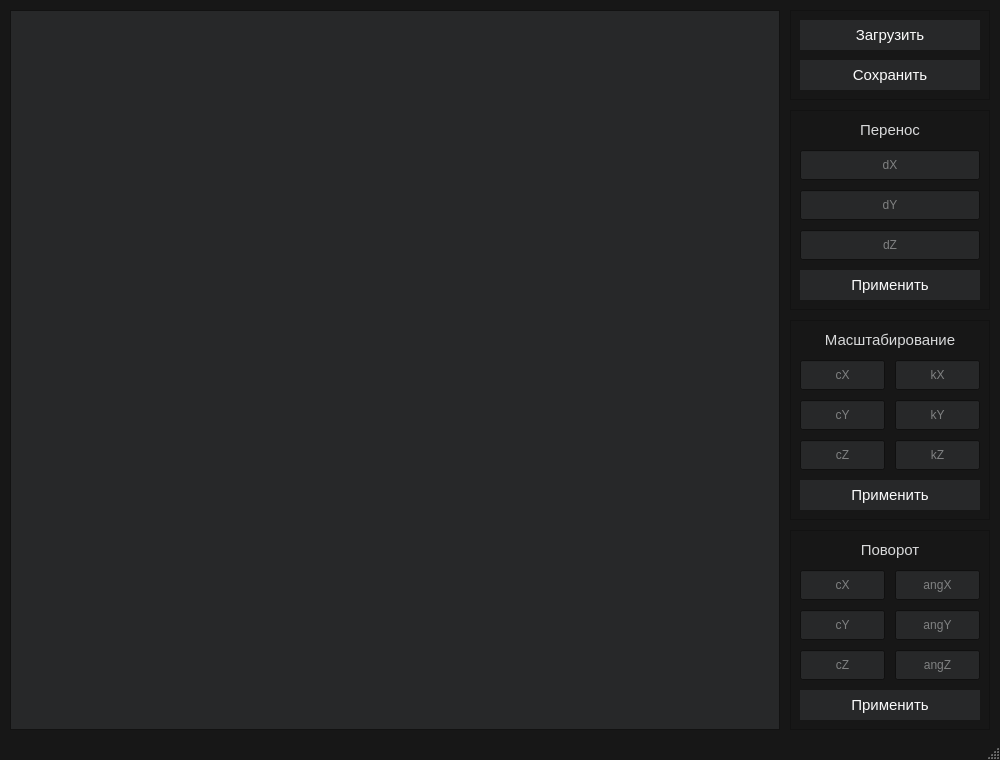
<?xml version="1.0" encoding="UTF-8"?>
<ui version="4.0">
 <class>MainWindow</class>
 <widget class="QMainWindow" name="MainWindow">
  <property name="geometry">
   <rect>
    <x>0</x>
    <y>0</y>
    <width>1000</width>
    <height>760</height>
   </rect>
  </property>
  <property name="sizePolicy">
   <sizepolicy hsizetype="Fixed" vsizetype="Fixed">
    <horstretch>0</horstretch>
    <verstretch>0</verstretch>
   </sizepolicy>
  </property>
  <property name="minimumSize">
   <size>
    <width>0</width>
    <height>0</height>
   </size>
  </property>
  <property name="maximumSize">
   <size>
    <width>1000000</width>
    <height>1000000</height>
   </size>
  </property>
  <property name="palette">
   <palette>
    <active>
     <colorrole role="WindowText">
      <brush brushstyle="SolidPattern">
       <color alpha="255">
        <red>216</red>
        <green>217</green>
        <blue>218</blue>
       </color>
      </brush>
     </colorrole>
     <colorrole role="Button">
      <brush brushstyle="SolidPattern">
       <color alpha="255">
        <red>39</red>
        <green>40</green>
        <blue>41</blue>
       </color>
      </brush>
     </colorrole>
     <colorrole role="Light">
      <brush brushstyle="SolidPattern">
       <color alpha="255">
        <red>216</red>
        <green>217</green>
        <blue>218</blue>
       </color>
      </brush>
     </colorrole>
     <colorrole role="Dark">
      <brush brushstyle="SolidPattern">
       <color alpha="255">
        <red>159</red>
        <green>159</green>
        <blue>159</blue>
       </color>
      </brush>
     </colorrole>
     <colorrole role="Mid">
      <brush brushstyle="SolidPattern">
       <color alpha="255">
        <red>184</red>
        <green>184</green>
        <blue>184</blue>
       </color>
      </brush>
     </colorrole>
     <colorrole role="Text">
      <brush brushstyle="SolidPattern">
       <color alpha="255">
        <red>251</red>
        <green>251</green>
        <blue>251</blue>
       </color>
      </brush>
     </colorrole>
     <colorrole role="ButtonText">
      <brush brushstyle="SolidPattern">
       <color alpha="255">
        <red>251</red>
        <green>251</green>
        <blue>251</blue>
       </color>
      </brush>
     </colorrole>
     <colorrole role="Base">
      <brush brushstyle="SolidPattern">
       <color alpha="255">
        <red>39</red>
        <green>40</green>
        <blue>41</blue>
       </color>
      </brush>
     </colorrole>
     <colorrole role="Window">
      <brush brushstyle="SolidPattern">
       <color alpha="255">
        <red>23</red>
        <green>23</green>
        <blue>23</blue>
       </color>
      </brush>
     </colorrole>
     <colorrole role="Shadow">
      <brush brushstyle="SolidPattern">
       <color alpha="255">
        <red>118</red>
        <green>118</green>
        <blue>118</blue>
       </color>
      </brush>
     </colorrole>
     <colorrole role="Highlight">
      <brush brushstyle="SolidPattern">
       <color alpha="255">
        <red>146</red>
        <green>136</green>
        <blue>248</blue>
       </color>
      </brush>
     </colorrole>
     <colorrole role="Link">
      <brush brushstyle="SolidPattern">
       <color alpha="255">
        <red>68</red>
        <green>119</green>
        <blue>206</blue>
       </color>
      </brush>
     </colorrole>
     <colorrole role="LinkVisited">
      <brush brushstyle="SolidPattern">
       <color alpha="255">
        <red>200</red>
        <green>142</green>
        <blue>167</blue>
       </color>
      </brush>
     </colorrole>
     <colorrole role="AlternateBase">
      <brush brushstyle="SolidPattern">
       <color alpha="255">
        <red>39</red>
        <green>40</green>
        <blue>41</blue>
       </color>
      </brush>
     </colorrole>
     <colorrole role="PlaceholderText">
      <brush brushstyle="SolidPattern">
       <color alpha="128">
        <red>216</red>
        <green>217</green>
        <blue>218</blue>
       </color>
      </brush>
     </colorrole>
    </active>
    <inactive>
     <colorrole role="WindowText">
      <brush brushstyle="SolidPattern">
       <color alpha="255">
        <red>216</red>
        <green>217</green>
        <blue>218</blue>
       </color>
      </brush>
     </colorrole>
     <colorrole role="Button">
      <brush brushstyle="SolidPattern">
       <color alpha="255">
        <red>39</red>
        <green>40</green>
        <blue>41</blue>
       </color>
      </brush>
     </colorrole>
     <colorrole role="Light">
      <brush brushstyle="SolidPattern">
       <color alpha="255">
        <red>216</red>
        <green>217</green>
        <blue>218</blue>
       </color>
      </brush>
     </colorrole>
     <colorrole role="Dark">
      <brush brushstyle="SolidPattern">
       <color alpha="255">
        <red>159</red>
        <green>159</green>
        <blue>159</blue>
       </color>
      </brush>
     </colorrole>
     <colorrole role="Mid">
      <brush brushstyle="SolidPattern">
       <color alpha="255">
        <red>184</red>
        <green>184</green>
        <blue>184</blue>
       </color>
      </brush>
     </colorrole>
     <colorrole role="Text">
      <brush brushstyle="SolidPattern">
       <color alpha="255">
        <red>251</red>
        <green>251</green>
        <blue>251</blue>
       </color>
      </brush>
     </colorrole>
     <colorrole role="ButtonText">
      <brush brushstyle="SolidPattern">
       <color alpha="255">
        <red>251</red>
        <green>251</green>
        <blue>251</blue>
       </color>
      </brush>
     </colorrole>
     <colorrole role="Base">
      <brush brushstyle="SolidPattern">
       <color alpha="255">
        <red>39</red>
        <green>40</green>
        <blue>41</blue>
       </color>
      </brush>
     </colorrole>
     <colorrole role="Window">
      <brush brushstyle="SolidPattern">
       <color alpha="255">
        <red>23</red>
        <green>23</green>
        <blue>23</blue>
       </color>
      </brush>
     </colorrole>
     <colorrole role="Shadow">
      <brush brushstyle="SolidPattern">
       <color alpha="255">
        <red>118</red>
        <green>118</green>
        <blue>118</blue>
       </color>
      </brush>
     </colorrole>
     <colorrole role="Highlight">
      <brush brushstyle="SolidPattern">
       <color alpha="255">
        <red>146</red>
        <green>136</green>
        <blue>248</blue>
       </color>
      </brush>
     </colorrole>
     <colorrole role="Link">
      <brush brushstyle="SolidPattern">
       <color alpha="255">
        <red>68</red>
        <green>119</green>
        <blue>206</blue>
       </color>
      </brush>
     </colorrole>
     <colorrole role="LinkVisited">
      <brush brushstyle="SolidPattern">
       <color alpha="255">
        <red>200</red>
        <green>142</green>
        <blue>167</blue>
       </color>
      </brush>
     </colorrole>
     <colorrole role="AlternateBase">
      <brush brushstyle="SolidPattern">
       <color alpha="255">
        <red>39</red>
        <green>40</green>
        <blue>41</blue>
       </color>
      </brush>
     </colorrole>
     <colorrole role="PlaceholderText">
      <brush brushstyle="SolidPattern">
       <color alpha="128">
        <red>216</red>
        <green>217</green>
        <blue>218</blue>
       </color>
      </brush>
     </colorrole>
    </inactive>
    <disabled>
     <colorrole role="WindowText">
      <brush brushstyle="SolidPattern">
       <color alpha="255">
        <red>216</red>
        <green>217</green>
        <blue>218</blue>
       </color>
      </brush>
     </colorrole>
     <colorrole role="Button">
      <brush brushstyle="SolidPattern">
       <color alpha="255">
        <red>39</red>
        <green>40</green>
        <blue>41</blue>
       </color>
      </brush>
     </colorrole>
     <colorrole role="Light">
      <brush brushstyle="SolidPattern">
       <color alpha="255">
        <red>216</red>
        <green>217</green>
        <blue>218</blue>
       </color>
      </brush>
     </colorrole>
     <colorrole role="Dark">
      <brush brushstyle="SolidPattern">
       <color alpha="255">
        <red>159</red>
        <green>159</green>
        <blue>159</blue>
       </color>
      </brush>
     </colorrole>
     <colorrole role="Mid">
      <brush brushstyle="SolidPattern">
       <color alpha="255">
        <red>184</red>
        <green>184</green>
        <blue>184</blue>
       </color>
      </brush>
     </colorrole>
     <colorrole role="Text">
      <brush brushstyle="SolidPattern">
       <color alpha="255">
        <red>251</red>
        <green>251</green>
        <blue>251</blue>
       </color>
      </brush>
     </colorrole>
     <colorrole role="ButtonText">
      <brush brushstyle="SolidPattern">
       <color alpha="255">
        <red>251</red>
        <green>251</green>
        <blue>251</blue>
       </color>
      </brush>
     </colorrole>
     <colorrole role="Base">
      <brush brushstyle="SolidPattern">
       <color alpha="255">
        <red>39</red>
        <green>40</green>
        <blue>41</blue>
       </color>
      </brush>
     </colorrole>
     <colorrole role="Window">
      <brush brushstyle="SolidPattern">
       <color alpha="255">
        <red>23</red>
        <green>23</green>
        <blue>23</blue>
       </color>
      </brush>
     </colorrole>
     <colorrole role="Shadow">
      <brush brushstyle="SolidPattern">
       <color alpha="255">
        <red>118</red>
        <green>118</green>
        <blue>118</blue>
       </color>
      </brush>
     </colorrole>
     <colorrole role="Highlight">
      <brush brushstyle="SolidPattern">
       <color alpha="255">
        <red>146</red>
        <green>136</green>
        <blue>248</blue>
       </color>
      </brush>
     </colorrole>
     <colorrole role="Link">
      <brush brushstyle="SolidPattern">
       <color alpha="255">
        <red>68</red>
        <green>119</green>
        <blue>206</blue>
       </color>
      </brush>
     </colorrole>
     <colorrole role="LinkVisited">
      <brush brushstyle="SolidPattern">
       <color alpha="255">
        <red>200</red>
        <green>142</green>
        <blue>167</blue>
       </color>
      </brush>
     </colorrole>
     <colorrole role="AlternateBase">
      <brush brushstyle="SolidPattern">
       <color alpha="255">
        <red>39</red>
        <green>40</green>
        <blue>41</blue>
       </color>
      </brush>
     </colorrole>
     <colorrole role="PlaceholderText">
      <brush brushstyle="SolidPattern">
       <color alpha="128">
        <red>216</red>
        <green>217</green>
        <blue>218</blue>
       </color>
      </brush>
     </colorrole>
    </disabled>
   </palette>
  </property>
  <property name="contextMenuPolicy">
   <enum>Qt::NoContextMenu</enum>
  </property>
  <property name="windowTitle">
   <string>ЛР1 ООП. Диваев ИУ7-42</string>
  </property>
  <widget class="QWidget" name="centralwidget">
   <widget class="Plane" name="planeWidget">
    <property name="geometry">
     <rect>
      <x>10</x>
      <y>10</y>
      <width>770</width>
      <height>720</height>
     </rect>
    </property>
   </widget>
   <widget class="QFrame" name="frame">
    <property name="geometry">
     <rect>
      <x>790</x>
      <y>110</y>
      <width>200</width>
      <height>200</height>
     </rect>
    </property>
    <property name="autoFillBackground">
     <bool>false</bool>
    </property>
    <property name="frameShape">
     <enum>QFrame::StyledPanel</enum>
    </property>
    <property name="frameShadow">
     <enum>QFrame::Raised</enum>
    </property>
    <widget class="QLineEdit" name="dxOffsetInput">
     <property name="geometry">
      <rect>
       <x>10</x>
       <y>40</y>
       <width>180</width>
       <height>30</height>
      </rect>
     </property>
     <property name="font">
      <font>
       <pointsize>9</pointsize>
      </font>
     </property>
     <property name="alignment">
      <set>Qt::AlignCenter</set>
     </property>
     <property name="placeholderText">
      <string>dX</string>
     </property>
    </widget>
    <widget class="QLineEdit" name="dyOffsetInput">
     <property name="geometry">
      <rect>
       <x>10</x>
       <y>80</y>
       <width>180</width>
       <height>30</height>
      </rect>
     </property>
     <property name="alignment">
      <set>Qt::AlignCenter</set>
     </property>
     <property name="placeholderText">
      <string>dY</string>
     </property>
    </widget>
    <widget class="QLineEdit" name="dzOffsetInput">
     <property name="geometry">
      <rect>
       <x>10</x>
       <y>120</y>
       <width>180</width>
       <height>30</height>
      </rect>
     </property>
     <property name="alignment">
      <set>Qt::AlignCenter</set>
     </property>
     <property name="placeholderText">
      <string>dZ</string>
     </property>
    </widget>
    <widget class="QLabel" name="label">
     <property name="geometry">
      <rect>
       <x>10</x>
       <y>10</y>
       <width>180</width>
       <height>20</height>
      </rect>
     </property>
     <property name="font">
      <font>
       <pointsize>11</pointsize>
      </font>
     </property>
     <property name="text">
      <string>Перенос</string>
     </property>
     <property name="alignment">
      <set>Qt::AlignCenter</set>
     </property>
    </widget>
    <widget class="QPushButton" name="applyShiftBtn">
     <property name="geometry">
      <rect>
       <x>10</x>
       <y>160</y>
       <width>180</width>
       <height>30</height>
      </rect>
     </property>
     <property name="font">
      <font>
       <pointsize>11</pointsize>
      </font>
     </property>
     <property name="autoFillBackground">
      <bool>true</bool>
     </property>
     <property name="text">
      <string>Применить</string>
     </property>
     <property name="flat">
      <bool>true</bool>
     </property>
    </widget>
   </widget>
   <widget class="QFrame" name="frame_2">
    <property name="geometry">
     <rect>
      <x>790</x>
      <y>10</y>
      <width>200</width>
      <height>90</height>
     </rect>
    </property>
    <property name="frameShape">
     <enum>QFrame::StyledPanel</enum>
    </property>
    <property name="frameShadow">
     <enum>QFrame::Raised</enum>
    </property>
    <widget class="QPushButton" name="loadFrameBtn">
     <property name="geometry">
      <rect>
       <x>10</x>
       <y>10</y>
       <width>180</width>
       <height>30</height>
      </rect>
     </property>
     <property name="font">
      <font>
       <pointsize>11</pointsize>
      </font>
     </property>
     <property name="autoFillBackground">
      <bool>true</bool>
     </property>
     <property name="text">
      <string>Загрузить</string>
     </property>
     <property name="autoDefault">
      <bool>false</bool>
     </property>
     <property name="flat">
      <bool>true</bool>
     </property>
    </widget>
    <widget class="QPushButton" name="saveFrameBtn">
     <property name="geometry">
      <rect>
       <x>10</x>
       <y>50</y>
       <width>180</width>
       <height>30</height>
      </rect>
     </property>
     <property name="font">
      <font>
       <pointsize>11</pointsize>
      </font>
     </property>
     <property name="autoFillBackground">
      <bool>true</bool>
     </property>
     <property name="text">
      <string>Cохранить</string>
     </property>
     <property name="autoDefault">
      <bool>false</bool>
     </property>
     <property name="flat">
      <bool>true</bool>
     </property>
    </widget>
   </widget>
   <widget class="QFrame" name="frame_3">
    <property name="geometry">
     <rect>
      <x>790</x>
      <y>320</y>
      <width>200</width>
      <height>200</height>
     </rect>
    </property>
    <property name="frameShape">
     <enum>QFrame::StyledPanel</enum>
    </property>
    <property name="frameShadow">
     <enum>QFrame::Raised</enum>
    </property>
    <widget class="QLabel" name="label_6">
     <property name="geometry">
      <rect>
       <x>10</x>
       <y>10</y>
       <width>180</width>
       <height>20</height>
      </rect>
     </property>
     <property name="font">
      <font>
       <pointsize>11</pointsize>
      </font>
     </property>
     <property name="text">
      <string>Масштабирование</string>
     </property>
     <property name="alignment">
      <set>Qt::AlignCenter</set>
     </property>
    </widget>
    <widget class="QLineEdit" name="centerXScale">
     <property name="geometry">
      <rect>
       <x>10</x>
       <y>40</y>
       <width>85</width>
       <height>30</height>
      </rect>
     </property>
     <property name="alignment">
      <set>Qt::AlignCenter</set>
     </property>
     <property name="placeholderText">
      <string>cX</string>
     </property>
    </widget>
    <widget class="QLineEdit" name="kXScale">
     <property name="geometry">
      <rect>
       <x>105</x>
       <y>40</y>
       <width>85</width>
       <height>30</height>
      </rect>
     </property>
     <property name="alignment">
      <set>Qt::AlignCenter</set>
     </property>
     <property name="placeholderText">
      <string>kX</string>
     </property>
    </widget>
    <widget class="QLineEdit" name="centerYScale">
     <property name="geometry">
      <rect>
       <x>10</x>
       <y>80</y>
       <width>85</width>
       <height>30</height>
      </rect>
     </property>
     <property name="alignment">
      <set>Qt::AlignCenter</set>
     </property>
     <property name="placeholderText">
      <string>cY</string>
     </property>
    </widget>
    <widget class="QLineEdit" name="centerZScale">
     <property name="geometry">
      <rect>
       <x>10</x>
       <y>120</y>
       <width>85</width>
       <height>30</height>
      </rect>
     </property>
     <property name="alignment">
      <set>Qt::AlignCenter</set>
     </property>
     <property name="placeholderText">
      <string>cZ</string>
     </property>
    </widget>
    <widget class="QLineEdit" name="kYScale">
     <property name="geometry">
      <rect>
       <x>105</x>
       <y>80</y>
       <width>85</width>
       <height>30</height>
      </rect>
     </property>
     <property name="alignment">
      <set>Qt::AlignCenter</set>
     </property>
     <property name="placeholderText">
      <string>kY</string>
     </property>
    </widget>
    <widget class="QLineEdit" name="kZScale">
     <property name="geometry">
      <rect>
       <x>105</x>
       <y>120</y>
       <width>85</width>
       <height>30</height>
      </rect>
     </property>
     <property name="alignment">
      <set>Qt::AlignCenter</set>
     </property>
     <property name="placeholderText">
      <string>kZ</string>
     </property>
    </widget>
    <widget class="QPushButton" name="applyScaleBtn">
     <property name="geometry">
      <rect>
       <x>10</x>
       <y>160</y>
       <width>180</width>
       <height>30</height>
      </rect>
     </property>
     <property name="font">
      <font>
       <pointsize>11</pointsize>
      </font>
     </property>
     <property name="autoFillBackground">
      <bool>true</bool>
     </property>
     <property name="text">
      <string>Применить</string>
     </property>
     <property name="flat">
      <bool>true</bool>
     </property>
    </widget>
   </widget>
   <widget class="QFrame" name="frame_4">
    <property name="geometry">
     <rect>
      <x>790</x>
      <y>530</y>
      <width>200</width>
      <height>200</height>
     </rect>
    </property>
    <property name="frameShape">
     <enum>QFrame::StyledPanel</enum>
    </property>
    <property name="frameShadow">
     <enum>QFrame::Raised</enum>
    </property>
    <widget class="QLabel" name="label_7">
     <property name="geometry">
      <rect>
       <x>10</x>
       <y>10</y>
       <width>180</width>
       <height>20</height>
      </rect>
     </property>
     <property name="font">
      <font>
       <pointsize>11</pointsize>
      </font>
     </property>
     <property name="text">
      <string>Поворот</string>
     </property>
     <property name="alignment">
      <set>Qt::AlignCenter</set>
     </property>
    </widget>
    <widget class="QLineEdit" name="centerXRotate">
     <property name="geometry">
      <rect>
       <x>10</x>
       <y>40</y>
       <width>85</width>
       <height>30</height>
      </rect>
     </property>
     <property name="alignment">
      <set>Qt::AlignCenter</set>
     </property>
     <property name="placeholderText">
      <string>cX</string>
     </property>
    </widget>
    <widget class="QLineEdit" name="centerYRotate">
     <property name="geometry">
      <rect>
       <x>10</x>
       <y>80</y>
       <width>85</width>
       <height>30</height>
      </rect>
     </property>
     <property name="alignment">
      <set>Qt::AlignCenter</set>
     </property>
     <property name="placeholderText">
      <string>cY</string>
     </property>
    </widget>
    <widget class="QLineEdit" name="centerZRotate">
     <property name="geometry">
      <rect>
       <x>10</x>
       <y>120</y>
       <width>85</width>
       <height>30</height>
      </rect>
     </property>
     <property name="alignment">
      <set>Qt::AlignCenter</set>
     </property>
     <property name="placeholderText">
      <string>cZ</string>
     </property>
    </widget>
    <widget class="QLineEdit" name="angleXRotate">
     <property name="geometry">
      <rect>
       <x>105</x>
       <y>40</y>
       <width>85</width>
       <height>30</height>
      </rect>
     </property>
     <property name="alignment">
      <set>Qt::AlignCenter</set>
     </property>
     <property name="placeholderText">
      <string>angX</string>
     </property>
    </widget>
    <widget class="QLineEdit" name="angleYRotate">
     <property name="geometry">
      <rect>
       <x>105</x>
       <y>80</y>
       <width>85</width>
       <height>30</height>
      </rect>
     </property>
     <property name="alignment">
      <set>Qt::AlignCenter</set>
     </property>
     <property name="placeholderText">
      <string>angY</string>
     </property>
    </widget>
    <widget class="QLineEdit" name="angleZRotate">
     <property name="geometry">
      <rect>
       <x>105</x>
       <y>120</y>
       <width>85</width>
       <height>30</height>
      </rect>
     </property>
     <property name="alignment">
      <set>Qt::AlignCenter</set>
     </property>
     <property name="placeholderText">
      <string>angZ</string>
     </property>
    </widget>
    <widget class="QPushButton" name="applyRotateBtn">
     <property name="geometry">
      <rect>
       <x>10</x>
       <y>160</y>
       <width>180</width>
       <height>30</height>
      </rect>
     </property>
     <property name="font">
      <font>
       <pointsize>11</pointsize>
      </font>
     </property>
     <property name="autoFillBackground">
      <bool>true</bool>
     </property>
     <property name="text">
      <string>Применить</string>
     </property>
     <property name="flat">
      <bool>true</bool>
     </property>
    </widget>
   </widget>
   <zorder>frame_2</zorder>
   <zorder>frame</zorder>
   <zorder>planeWidget</zorder>
   <zorder>frame_3</zorder>
   <zorder>frame_4</zorder>
  </widget>
  <widget class="QMenuBar" name="menubar">
   <property name="geometry">
    <rect>
     <x>0</x>
     <y>0</y>
     <width>1000</width>
     <height>22</height>
    </rect>
   </property>
  </widget>
  <widget class="QStatusBar" name="statusbar"/>
 </widget>
 <customwidgets>
  <customwidget>
   <class>Plane</class>
   <extends>QGraphicsView</extends>
   <header>plane.h</header>
  </customwidget>
 </customwidgets>
 <tabstops>
  <tabstop>planeWidget</tabstop>
  <tabstop>loadFrameBtn</tabstop>
  <tabstop>saveFrameBtn</tabstop>
  <tabstop>dxOffsetInput</tabstop>
  <tabstop>dyOffsetInput</tabstop>
  <tabstop>dzOffsetInput</tabstop>
  <tabstop>applyShiftBtn</tabstop>
  <tabstop>centerXScale</tabstop>
  <tabstop>centerYScale</tabstop>
  <tabstop>centerZScale</tabstop>
  <tabstop>kXScale</tabstop>
  <tabstop>kYScale</tabstop>
  <tabstop>kZScale</tabstop>
  <tabstop>applyScaleBtn</tabstop>
  <tabstop>centerXRotate</tabstop>
  <tabstop>centerYRotate</tabstop>
  <tabstop>centerZRotate</tabstop>
  <tabstop>angleXRotate</tabstop>
  <tabstop>angleYRotate</tabstop>
  <tabstop>angleZRotate</tabstop>
  <tabstop>applyRotateBtn</tabstop>
 </tabstops>
 <resources/>
 <connections/>
</ui>
